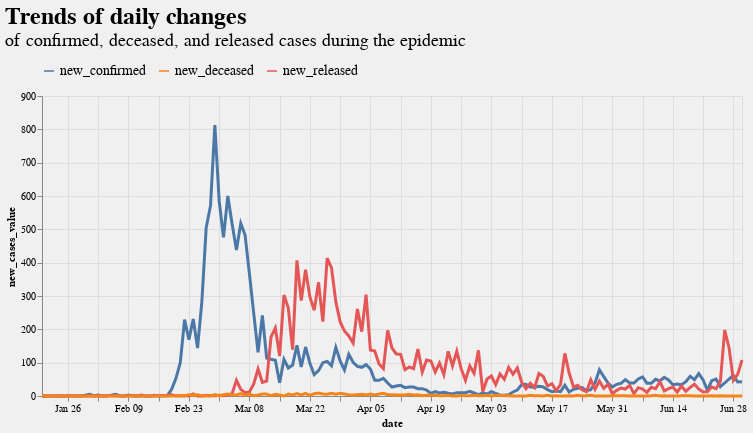

Source (notebook cell):
### Code cell
def daily_new_cases_line_chart():
    line_chart = alt.Chart(daily_new_cases).transform_fold(
        ['new_confirmed', 'new_released', 'new_deceased'],
        as_ = ['new_cases_type', 'new_cases_value']
    ).mark_line(size=3).encode(
        y = alt.Y('new_cases_value:Q'),
        x = alt.X('date:T'),
        color=alt.Color('new_cases_type:N',legend = alt.Legend(orient='top',title='',labelFontSize=14))
    ).properties(
        title = {
            'text' :['Trends of daily changes '],
            'subtitle':['of confirmed, deceased, and released cases during the epidemic']
                },
        height=300,
        width=700
    ).configure(
        background='#f0f0f0'
    ).configure_title(
        fontSize=24,
        subtitleFontSize= 18,
        anchor='start',
        dy=-10
    )
    return line_chart

daily_new_cases_line_chart()

### Figure 1 — Vega-Lite specification as saved in the notebook (floating-point values rounded to 4 significant figures; data arrays with more than 128 entries replaced by an {"elided": "..."} marker saying what was removed)
{"config": {"view": {"continuousWidth": 400, "continuousHeight": 300}, "background": "#f0f0f0", "title": {"anchor": "start", "dy": -10, "fontSize": 24, "subtitleFontSize": 18}}, "data": {"name": "data-f87c360b2f4b68cd710b3e871527d2ce"}, "mark": {"type": "line", "size": 3}, "encoding": {"color": {"type": "nominal", "field": "new_cases_type", "legend": {"labelFontSize": 14, "orient": "top", "title": ""}}, "x": {"type": "temporal", "field": "date"}, "y": {"type": "quantitative", "field": "new_cases_value"}}, "height": 300, "title": {"text": ["Trends of daily changes "], "subtitle": ["of confirmed, deceased, and released cases during the epidemic"]}, "transform": [{"fold": ["new_confirmed", "new_released", "new_deceased"], "as": ["new_cases_type", "new_cases_value"]}], "width": 700, "$schema": "https://vega.github.io/schema/vega-lite/v4.8.1.json", "datasets": {"data-f87c360b2f4b68cd710b3e871527d2ce": {"elided": "163 records"}}}
